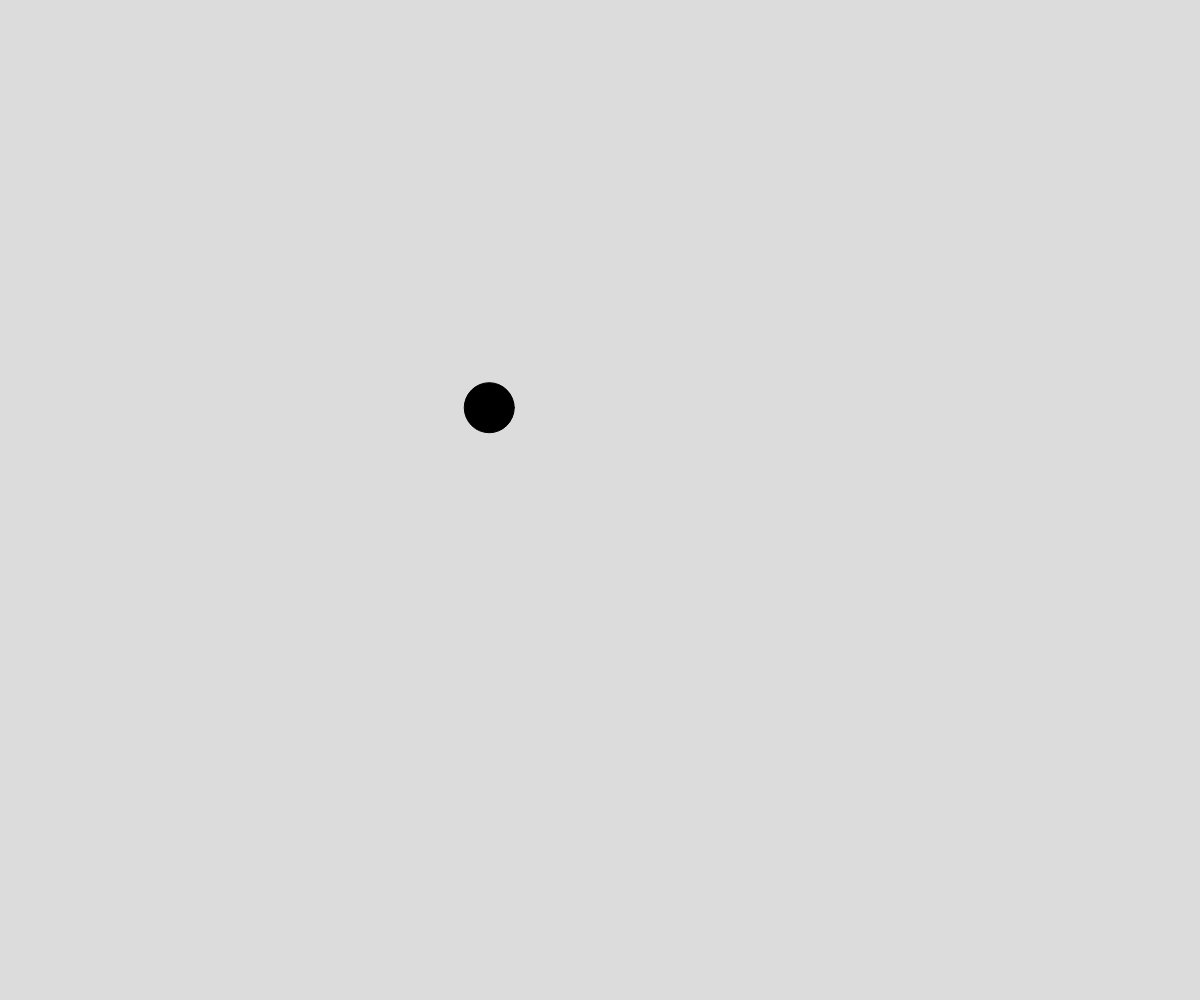
Frame 1 (no input)
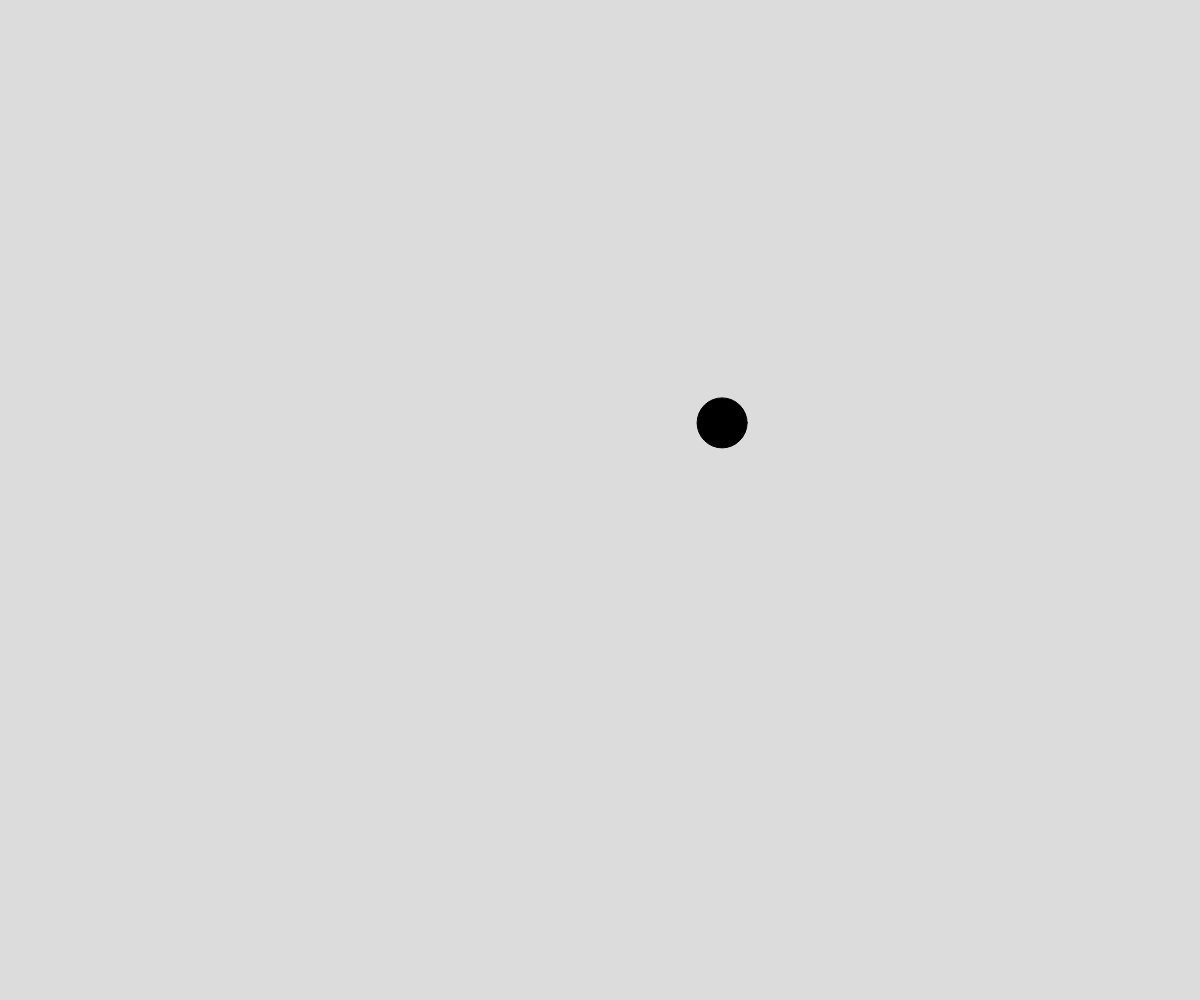
Frame 60 (no input)
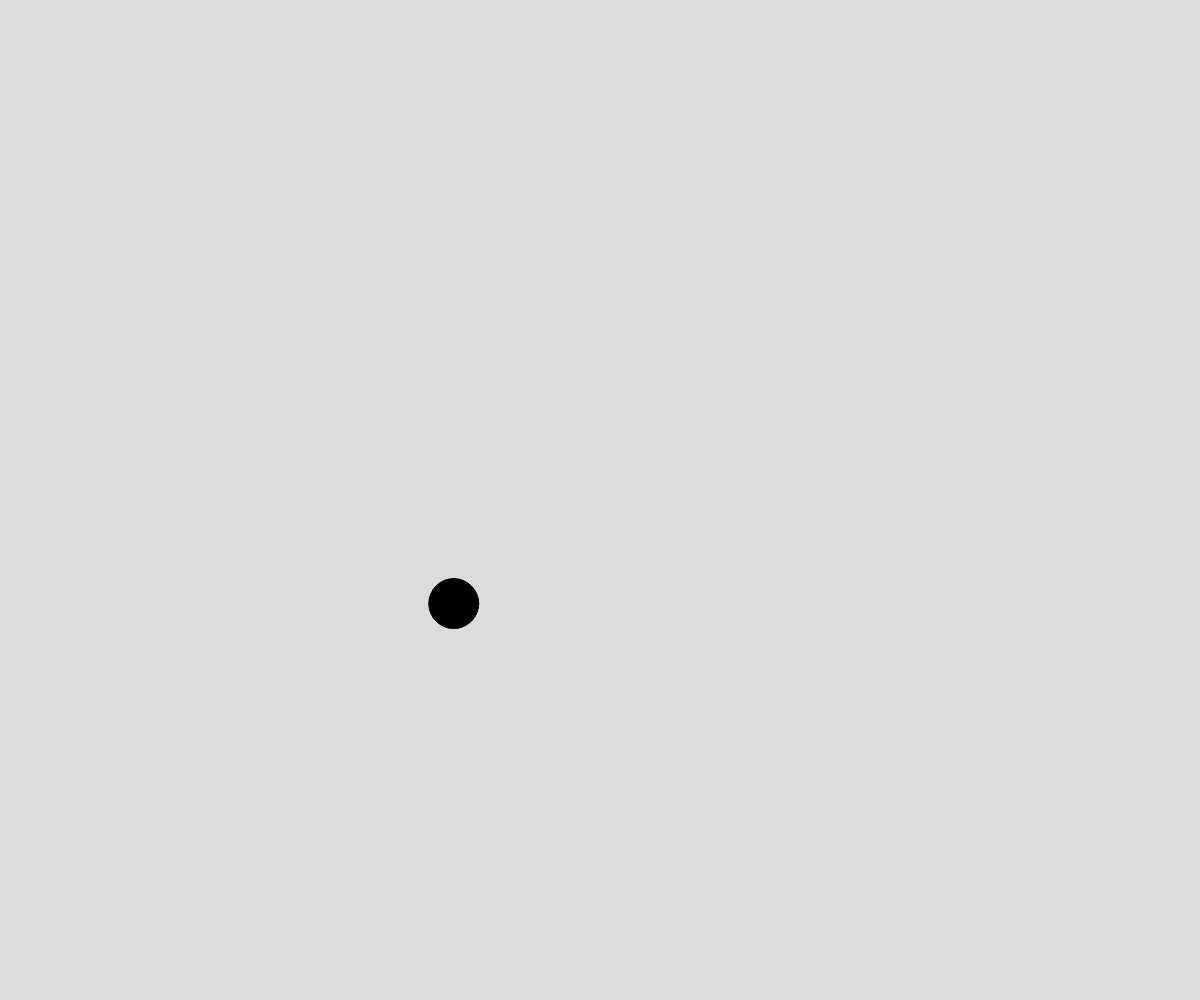
Frame 120 (the mouse pressed at the canvas centre since frame 60)

The p5.js sketch that drew these frames (run headless with seeded random() and noise() and a simulated clock; from frame 60 on, the mouse is pressed at the canvas centre):

// p5.js sketch
// ── sketch.js
// Project Title
// Your Name
// Date
//
// Extra for Experts:
// - describe what you did to take this project "above and beyond"

let x;
let y;
let timeX = 1;
let timeY = 1;

function setup() {
  createCanvas(windowWidth, windowHeight);
}

function draw() {
  background(220);

  //move ball
  x = noise(timeX)*width;
  y = noise(timeY)*height;
  
  //move on time axis
  timeX += 0.02
  timeY += 0.01

  //display ball
  fill("black");
  circle(x, y, 50);
}
